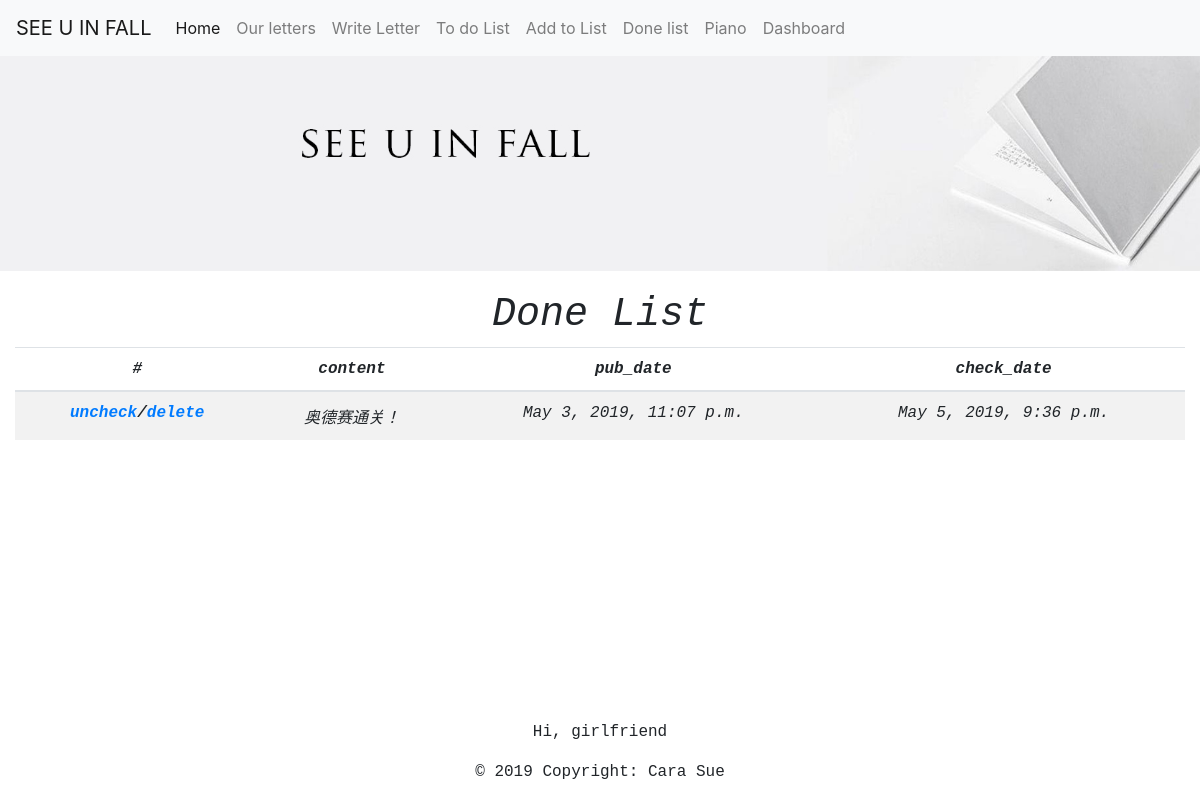
Screenshot of /letters/checkedToDos with the database file from the repository.
### letters/models.py (models this page shows)
class Todo(models.Model):
    content = models.CharField(max_length=20000)
    plan_md = models.CharField(max_length=20000,blank=True)
    pub_date = models.DateTimeField('date published')
    hasChecked = models.BooleanField()
    check_date = models.DateTimeField('date checked',blank=True)
    hasDeleted = models.BooleanField(default=False)

### letters/views.py (the view)
# urls.py: path('checkedToDos',views.checkedToDosView.as_view(),name='checkedToDos'),
class checkedToDosView(generic.ListView):
    template_name = 'letters/checkedToDos.html'
    context_object_name = "todos"
    def get_queryset(self):
        return Todo.objects.all().filter(hasChecked=True,hasDeleted=False)

### letters/templates/letters/checkedToDos.html
{% include "letters/base.html" %}
{% if todos %}
<div class="container-fluid text-monospace " >
<h1 class="text-center font-italic">Done List</h1>
<table class="table table-striped font-italic text-center">
  <thead>
    <tr>
      <th scope="col">#</th>
      <th scope="col">content</th>
      <th scope="col">pub_date</th>
      <th scope="col">check_date</th>
    </tr>
  </thead>
  <tbody>
   {% for todo in todos %}
    <tr>
      <th scope="row">
          <a href="{% url 'letters:uncheckToDo' todo.id%}">uncheck</a>/<a href="{% url 'letters:deleteToDo' todo.id%}">delete</a></th>
      <td>{{todo.content}}</td>
      <td>{{todo.pub_date}}</td>
      <td>{{todo.check_date}}</td>
    </tr>
  {% endfor %}
  </tbody>
</table>
{% else %}
    <p>No todos are available.</p>
{% endif %}
{% include "letters/footer.html" %}

### rows the page displays
Todo: content "奥德赛通关！", pub_date "May 3, 2019, 11:07 p.m.", check_date "May 5, 2019, 9:36 p.m."
